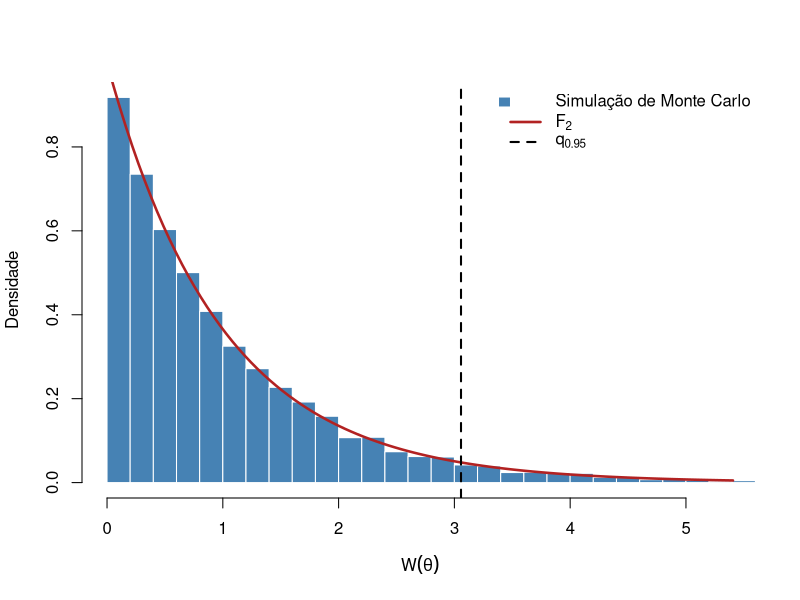

Write the R code that produced this figure.
## ---- chunk 1
#| label: fig-regiao-confianca-normal-pivo-r
#| fig-cap: 'Distribuição simulada da quantidade pivotal e densidade $F_{2,148}$'
set.seed(10)

p <- 4
n <- 150
MC <- 10000

A <- matrix(rnorm(p * p), nrow = p)
Sigma <- A %*% t(A)
mu <- 10 * runif(p)

C <- matrix(
  c(1, -1,  0, 0,
    0,  1, -1, 0),
  nrow = 2,
  byrow = TRUE
)
s <- nrow(C)
d <- as.vector(C %*% mu)

estatistica_regiao <- function(x, d, C) {
  # Cada coluna de x é uma observação.
  n <- ncol(x)
  s <- nrow(C)
  xbar <- rowMeans(x)
  x_centralizado <- sweep(x, 1, xbar)
  S2 <- x_centralizado %*% t(x_centralizado) / n
  diferenca <- as.vector(C %*% xbar - d)
  cov_d <- C %*% S2 %*% t(C)

  as.numeric((n - s) / s * crossprod(diferenca, solve(cov_d, diferenca)))
}

# chol() devolve o fator triangular superior: Sigma = t(L) %*% L.
raiz_Sigma <- t(chol(Sigma))
W <- numeric(MC)
for (i in seq_len(MC)) {
  x <- mu + raiz_Sigma %*% matrix(rnorm(p * n), nrow = p)
  W[i] <- estatistica_regiao(x, d, C)
}

gamma <- 0.95
qgamma <- qf(gamma, df1 = s, df2 = n - s)
cobertura <- mean(W <= qgamma)

cat(sprintf("Quantil teórico qγ: %.4f\n", qgamma))
cat(sprintf("Cobertura de Monte Carlo: %.2f%%\n", 100 * cobertura))

hist(
  W,
  probability = TRUE,
  breaks = 50,
  col = "steelblue",
  border = "white",
  xlab = expression(W(theta)),
  ylab = "Densidade",
  main = "",
  xlim = c(0, quantile(W, 0.995))
)
curve(df(x, df1 = s, df2 = n - s), add = TRUE,
      col = "firebrick", lwd = 2.5)
abline(v = qgamma, lty = 2, lwd = 2)
legend(
  "topright",
  legend = c("Simulação de Monte Carlo", expression(F[2,148]),
             expression(q[0.95])),
  fill = c("steelblue", NA, NA),
  border = c("white", NA, NA),
  lty = c(NA, 1, 2),
  col = c(NA, "firebrick", "black"),
  lwd = c(NA, 2.5, 2),
  bty = "n"
)
invisible(NULL)
